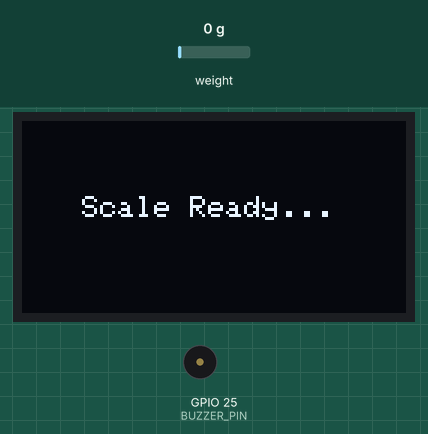
This sketch was run on a simulated ESP32. On the bench: 128×64 one-colour display, buzzer (waves = sounding, pin HIGH). The inputs (shaded band) are chosen by the test bench; at power-on: weight on the scale 0 g. What the sketch prints to the serial monitor is not drawn.

Above: at 1.2 s.
At 3.3 s:
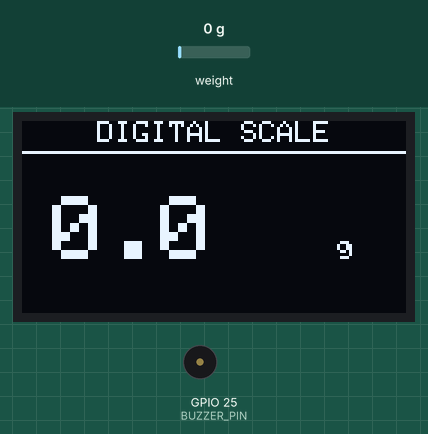
3.4 s: weight on the scale set to 100 g
At 4.6 s:
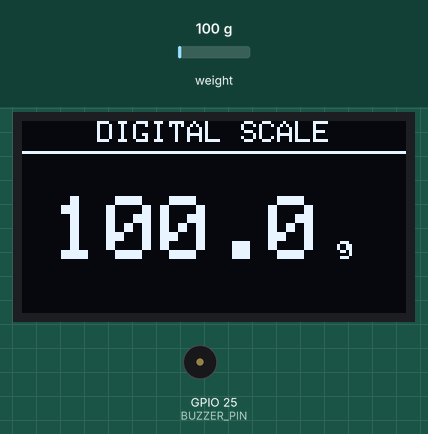
4.9 s: weight on the scale set to 1250 g
At 5.9 s:
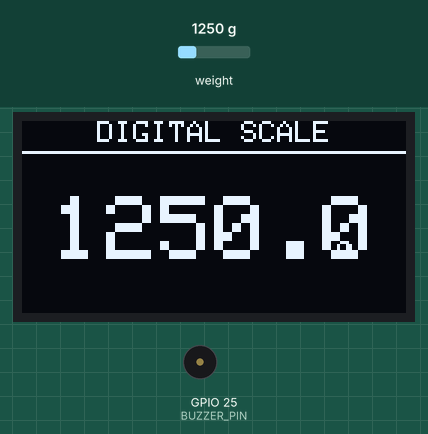
6.5 s: weight on the scale set to 2500 g
At 7.0 s:
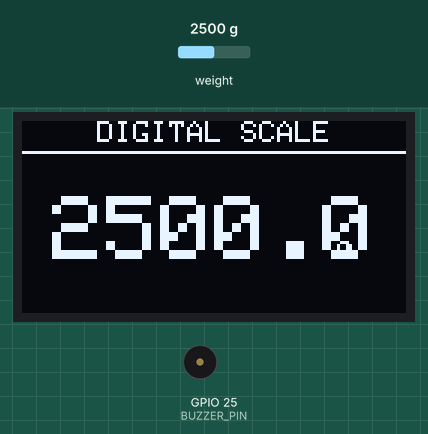
Timing chart, 0 to 9.5 s (numbered marks = the images above; inputs shaded):
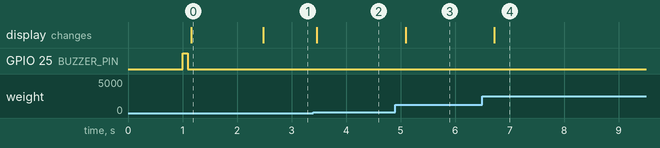

Measured:
- after the input at 3.4 s, the display: changes after 0.06 s (image 2)
- after the input at 4.9 s, the display: changes after 0.19 s (image 3)
- after the input at 6.5 s, the display: changes after 0.22 s (image 4)
- what the display in image 0 shows lasts 1.3 s, from 1.2 s to 2.5 s

The sketch:

ESP32_Smart_Scale.ino
```cpp
/**
 * Project: ESP32 Smart Digital Scale
 * Description: Non-blocking digital weight scale using ESP32, HX711 24-bit ADC,
 *              5kg Strain Gauge Load Cell, and 0.96" I2C SSD1306 OLED Display.
 * Author: Shohidul Islam Remon
 */

#include <Wire.h>
#include <Adafruit_GFX.h>
#include <Adafruit_SSD1306.h>
#include "HX711.h"

// --- Pin Definitions ---
#define HX711_DOUT_PIN 17  // HX711 DT  connected to ESP32 GPIO 17 (TX2)
#define HX711_SCK_PIN  16  // HX711 SCK connected to ESP32 GPIO 16 (RX2)
#define OLED_SDA_PIN   21  // OLED SDA  connected to ESP32 GPIO 21
#define OLED_SCL_PIN   22  // OLED SCL  connected to ESP32 GPIO 22
#define BUZZER_PIN     25  // Buzzer (+) connected to ESP32 GPIO 25

// --- OLED Configuration ---
#define SCREEN_WIDTH 128
#define SCREEN_HEIGHT 64
#define OLED_ADDRESS 0x3C
Adafruit_SSD1306 display(SCREEN_WIDTH, SCREEN_HEIGHT, &Wire, -1);

HX711 scale;

// --- Calibration & Measurement Variables ---
float calibration_factor = 420.0; // Adjust based on known calibration weight
float weight = 0.0;
unsigned long last_display_time = 0;
const unsigned long REFRESH_INTERVAL_MS = 250; // Synced with HX711 10Hz sample rate

void setup() {
  Serial.begin(115200);
  delay(1000);
  Serial.println("\n=== ESP32 DIGITAL SCALE STARTING ===");

  // Initialize Buzzer (Power-on short beep)
  pinMode(BUZZER_PIN, OUTPUT);
  digitalWrite(BUZZER_PIN, HIGH);
  delay(100);
  digitalWrite(BUZZER_PIN, LOW);

  // Initialize I2C OLED Display
  Wire.begin(OLED_SDA_PIN, OLED_SCL_PIN);
  if (display.begin(SSD1306_SWITCHCAPVCC, OLED_ADDRESS)) {
    display.clearDisplay();
    display.setTextColor(WHITE);
    display.setTextSize(1);
    display.setCursor(20, 25);
    display.println("Scale Ready...");
    display.display();
  } else {
    Serial.println("[ERROR] SSD1306 OLED allocation failed!");
  }

  // Initialize HX711 Load Cell Amplifier
  scale.begin(HX711_DOUT_PIN, HX711_SCK_PIN);
  scale.set_scale(calibration_factor);

  // Non-blocking Tare on startup
  if (scale.wait_ready_timeout(1000)) {
    scale.tare();
    Serial.println("[OK] HX711 Initialized and Zeroed (Tared).");
  } else {
    Serial.println("[ERROR] HX711 timeout during startup. Check wiring and 5V power.");
  }
}

void loop() {
  // Update display and serial telemetry every 250ms (Flicker-free)
  if (millis() - last_display_time >= REFRESH_INTERVAL_MS) {
    last_display_time = millis();

    display.clearDisplay();
    display.setTextSize(1);
    display.setCursor(25, 0);
    display.println("DIGITAL SCALE");
    display.drawLine(0, 10, 128, 10, WHITE);

    // Poll HX711 with 100ms timeout to prevent microcontroller freeze
    if (scale.wait_ready_timeout(100)) {
      weight = scale.get_units(3); // Average 3 samples for stable readout
      if (weight < 0.0) {
        weight = 0.0;
      }

      // 1. Serial Monitor Telemetry
      Serial.print("Weight: ");
      Serial.print(weight, 1);
      Serial.println(" g");

      // 2. OLED Display Output
      display.setCursor(10, 25);
      display.setTextSize(3);
      display.print(weight, 1);

      display.setTextSize(1);
      display.setCursor(105, 38);
      display.println("g");
    } else {
      // Hardware Fault Diagnostic Screen
      Serial.println("[ERROR] HX711 Disconnected!");
      display.setCursor(0, 25);
      display.setTextSize(1);
      display.println("HX711 SENSOR ERROR!");
      display.setCursor(0, 42);
      display.println("Check 5V Power/Wire");
    }

    display.display();
  }
}
```
